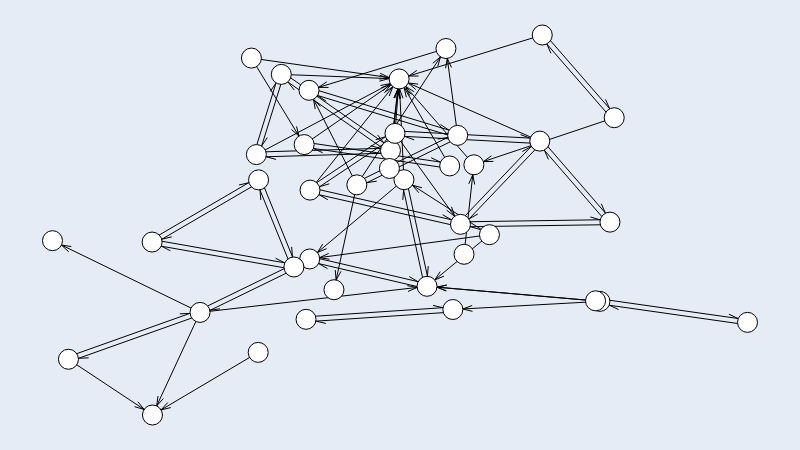

Notebook source saved alongside this figure:
### Code cell
def segue(name1,name2,dicti):
    a = [(x,y) for x,y in dicti if x ==name1 and y == name2]
    if a != []:
        return True
    
    return False

print(segue("Voyboy","loltyler1",dict_lol))
def generate_dataframe(Antes,Depois,dicti):
    # Antes eh [0] lista de sizes e [1] eh o total view de todo mundo somado
    # Depois eh [0] lista de sizes e [1] eh o total view de todo mundo somado
    
    df=[]
    gt = fm.Graph(nx.DiGraph()) # Grafo
    leavers=get_leavers(Antes[0],Depois[0]) # Lista de sizes
    for node in Antes[0]:
        #print(node[0])
        for node2 in Antes[0]:
            #print(segue(node[0],node2[0],dicti))
            if segue(node[0],node2[0],dicti):
                #print("benis")
                gt.add_edges_from([(node[0], node2[0])])
    #return gt
        
    
    if leavers !=[]:
        print('SAIU')
        print("Leavers",leavers)
        for i in Depois[0]:
            a=[tup for tup in Antes[0] if tup[0] == i[0]]  # Checa se o cara ta no Depois
            if a!=[]:
                
                #print(leavers)
                #print(a[0])
                data=[]
                #print(a,i)
                data.append(i[0])
                minDist = None
                
                # Calcula percentagem delta
                percentAntes= (a[0][1]/Antes[1])*100 # a01 eh view da stream
                #print("Porcentagem antes ",percentAntes)
                percentDepois= (i[1]/Depois[1])*100 # i1 view dps
                #print("Porcentagem depois ",percentDepois)
                dif=(percentDepois-percentAntes)
                data.append(dif)
                
                # Pega os viwers totais
                TotalViewer=get_total_viewer_count(connection,i[0])[0]
                data.append(TotalViewer)
                
                # Checa se os leavers seguiam ele
                count_leaver_that_follow = 0
                for leaver in leavers:
                    #print(leaver[1],a[0][2])
                    #links = get_links_from_to(connection, leaver[1], a[0][2]) # Checa se o leaver segue o user
                    links = segue(leaver[0],a[0][0],dicti)
                    if (links):
                        print("Usuario "+leaver[0]+" saiu. E seguia o "+a[0][0])
                        count_leaver_that_follow+=1
                    try:
                        dist = nx.shortest_path_length(gt.reverse(copy=False),source=leaver[0],target=a[0][0])
                        #print(dist)
                        if minDist is None or dist < minDist:
                            minDist = dist
                    except:
                        #print("N tem path")
                        pass
                    

                ## Distancia
                #print(leaver[],a[0][2])
                #print(nx.shortest_path_length(gt,source=,target=a[0][2]))
                        
                data.append(count_leaver_that_follow)
                data.append(i[3])
                data.append(minDist)
                df.append(data)
            #break
    return df, gt


                
data, gt=generate_dataframe(streams1,streams2,dict_lol)
gt.move('kamada_kawai')
gt.label_nodes()
gt.set_all_nodes('labpos','hover')
gt.draw()

### Figure 1 — Plotly figure (JSON) as saved in the notebook; plotly's stock layout.template omitted (floating-point values rounded to 4 significant figures; data arrays with more than 128 entries replaced by an {"elided": "..."} marker saying what was removed)
{"data": [{"hoverinfo": "none", "line": {"color": "rgb(0, 0, 0)", "width": 1}, "mode": "lines", "type": "scatter", "x": {"elided": "570 float values"}, "y": {"elided": "570 float values"}}, {"hoverinfo": "text", "marker": {"color": "rgb(255, 255, 255)", "line": {"color": "rgb(0, 0, 0)", "width": 1}, "size": 20}, "mode": "markers", "text": ["한동숙", "Faker", "超負荷", "接接", "狂暴小建", "괴물쥐123", "과로사1", "Solary", "GoBGG", "Corobizar", "OgamingLoL", "勝敗難免", "Rakin", "Buerinho", "NoWay4u_Sir", "Broeki1", "EisohneWaffel", "테디이", "lol_Khan", "clid", "スタンミ", "しゃるる", "たぬき忍者", "丁特", "armatvhs", "SoloRenektonOnly", "SirhcEz", "wickd", "xxBloodyNyuuxx", "Overpow", "Kubon_", "CarritosKami", "Werlyb", "Dhalucard", "인간젤리", "DuendePablo", "jean_mago", "Bizzleberry", "RATIRL"], "textfont": {"color": "rgb(0, 0, 0)"}, "textposition": "middle center", "type": "scatter", "x": [0.6063, 0.4987, 0.8021, 0.587, 0.7011, 0.8082, 0.7047, 0.583, 0.4379, 0.5661, 0.3691, 0.3706, 0.2862, 0.3621, 0.5389, 0.3701, 0.5057, 0.3292, 0.2933, 0.4863, 0.2965, 0.1433, 0.3474, 0.4928, 0.405, 0.02295, 0.1438, 0.2123, 0.6287, 0.576, 0.3648, 0.7877, 1, 0.7814, 0.5921, 0.4848, 0.5715, 0.296, 0], "y": [0.6584, 0.8844, 0.5075, 0.5017, 0.7208, 0.7823, 1, 0.7359, 0.6057, 0.9644, 0.8544, 0.5918, 0.9393, 0.7116, 0.3387, 0.4106, 0.6192, 0.8964, 0.6853, 0.6959, 0.6188, 0.4552, 0.3895, 0.7411, 0.3297, 0.1467, 0, 0.27, 0.4745, 0.2776, 0.2518, 0.299, 0.2438, 0.3005, 0.4229, 0.6488, 0.6554, 0.1648, 0.4587]}, {"hoverinfo": "none", "mode": "text", "text": [null, null, null, null, null, null, null, null, null, null, null, null, null, null, null, null, null, null, null, null, null, null, null, null, null, null, null, null, null, null, null, null, null, null, null, null, null, null, null, null, null, null, null, null, null, null, null, null, null, null, null, null, null, null, null, null, null, null, null, null, null, null, null, null, null, null, null, null, null, null, null, null, null, null, null, null, null, null], "textfont": {"color": "rgb(0, 0, 0)"}, "textposition": "middle center", "type": "scatter", "x": [0.5411, 0.6948, 0.7375, 0.6943, 0.6305, 0.4746, 0.5938, 0.7657, 0.6576, 0.5959, 0.7121, 0.7424, 0.6061, 0.7706, 0.5187, 0.5596, 0.4706, 0.5022, 0.4894, 0.39, 0.4362, 0.472, 0.4815, 0.4229, 0.4829, 0.4213, 0.3946, 0.337, 0.4218, 0.4695, 0.4503, 0.5041, 0.4588, 0.2994, 0.4871, 0.5406, 0.4476, 0.4146, 0.3291, 0.4185, 0.389, 0.2934, 0.3893, 0.4775, 0.3971, 0.3904, 0.2293, 0.3392, 0.2105, 0.2486, 0.3046, 0.2421, 0.4807, 0.5521, 0.5979, 0.442, 0.09175, 0.1114, 0.09956, 0.3739, 0.1239, 0.1918, 0.283, 0.5934, 0.5014, 0.559, 0.4717, 0.4692, 0.662, 0.6827, 0.8965, 0.8912, 0.6589, 0.5842, 0.4768, 0.5221, 0.4641, 0.2276], "y": [0.7533, 0.4705, 0.5918, 0.5387, 0.6348, 0.5135, 0.7774, 0.6365, 0.5877, 0.6969, 0.6942, 0.8688, 0.9158, 0.9135, 0.6401, 0.8465, 0.7625, 0.7014, 0.8001, 0.7176, 0.4618, 0.8831, 0.8278, 0.7553, 0.58, 0.6948, 0.9391, 0.8398, 0.8207, 0.7173, 0.3414, 0.4717, 0.4079, 0.3096, 0.7505, 0.4862, 0.4938, 0.9179, 0.7807, 0.8241, 0.8092, 0.801, 0.7247, 0.7934, 0.7682, 0.6565, 0.5075, 0.517, 0.5664, 0.456, 0.4913, 0.3888, 0.8148, 0.6375, 0.765, 0.6381, 0.09631, 0.2405, 0.3396, 0.3317, 0.1762, 0.1234, 0.371, 0.3854, 0.4153, 0.5237, 0.2307, 0.2988, 0.2914, 0.2608, 0.3052, 0.2376, 0.2921, 0.5437, 0.7695, 0.756, 0.6498, 0.0587]}, {"hoverinfo": "none", "marker": {"color": "rgba(255, 255, 255, 0.0)", "line": {"color": "rgba(255, 255, 255, 0.0)", "width": 0}, "size": 0}, "mode": "markers", "type": "scatter", "x": [0.5, 0, 1, 0.5], "y": [0, 0.5, 0.5, 1]}], "layout": {"height": 450, "margin": {"b": 0, "l": 0, "r": 0, "t": 0}, "showlegend": false, "width": 800, "xaxis": {"fixedrange": true, "showgrid": false, "showticklabels": false, "zeroline": false}, "yaxis": {"fixedrange": true, "showgrid": false, "showticklabels": false, "zeroline": false}}}
